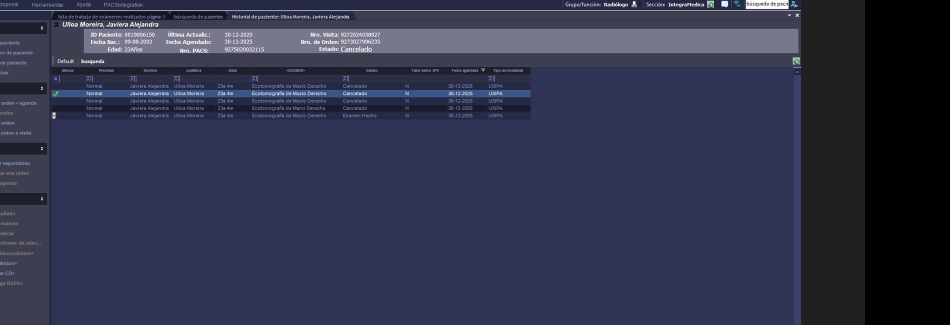
#> input picture rpa_framework/recordings/ocr/debug_capture_nemotron.png, 1900 x 650 px (shown at 1/2 size)
$ python -i preproceso_ocr.py   (imports and definitions only)
#> lines starting #> are read from the running program, lines starting #| are printed output that depends on the picture; after the words box and inside, x2 and y2 are one past the last pixel; in counts of white or black regions, pixels touching at a corner belong together
#!/usr/bin/env python
# -*- coding: utf-8 -*-
"""
═══════════════════════════════════════════════════════════════════════════════
                    MÓDULO DE PREPROCESAMIENTO OCR
═══════════════════════════════════════════════════════════════════════════════

Funciones reutilizables para mejorar la precisión de Tesseract OCR.

CONTENIDO:
----------
1. preprocess_high_fidelity()      - Preprocesamiento de alta fidelidad (3x upscaling)
2. preprocess_remove_blue_background() - Eliminación de fondos azules (Windows UI)
3. normalize_coordinates()         - Normalización de coordenadas post-upscaling
4. preprocess_adaptive()           - Selector automático de método

═══════════════════════════════════════════════════════════════════════════════
                              GUÍA DE USO
═══════════════════════════════════════════════════════════════════════════════

📌 CASO 1: Preprocesamiento de Alta Fidelidad (Recomendado)
------------------------------------------------------------
Ideal para: Texto claro sobre fondos oscuros/coloreados, headers Windows,
            texto pequeño que necesita mayor resolución.

Ejemplo básico:
```python
from PIL import Image
from rpa_framework.recordings.ocr.utilidades import preprocess_high_fidelity
import pytesseract

# 1. Cargar imagen
img = Image.open("captura_pantalla.png")

# 2. Preprocesar (upscaling 3x + binarización)
img_procesada, scale_factor = preprocess_high_fidelity(img)

# 3. Aplicar OCR
texto = pytesseract.image_to_string(img_procesada, lang='spa')
print(f"Texto detectado: {texto}")
```

Ejemplo con coordenadas:
```python
from pytesseract import Output
import pytesseract

# Preprocesar
img_procesada, scale = preprocess_high_fidelity(img, scale_factor=3)

# OCR con coordenadas
data = pytesseract.image_to_data(img_procesada, lang='spa', output_type=Output.DICT)

# Normalizar coordenadas a imagen original
for i in range(len(data['text'])):
    if data['text'][i].strip():
        coords = {
            'center': {
                'x': data['left'][i] + data['width'][i]/2,
                'y': data['top'][i] + data['height'][i]/2
            },
            'bounds': {
                'x_min': data['left'][i],
                'y_min': data['top'][i],
                'x_max': data['left'][i] + data['width'][i],
                'y_max': data['top'][i] + data['height'][i]
            }
        }

        # Normalizar a coordenadas originales
        coords_real = normalize_coordinates(coords, scale)
        print(f"'{data['text'][i]}' en ({coords_real['center']['x']}, {coords_real['center']['y']})")
```

📌 CASO 2: Eliminación de Fondos Azules
-----------------------------------------
Ideal para: Interfaces Windows con gradientes azules, barras de título,
            headers con fondos de color.

Ejemplo:
```python
from rpa_framework.recordings.ocr.utilidades import preprocess_remove_blue_background

# Cargar imagen con fondo azul
img = Image.open("header_windows.png")

# Eliminar fondo azul y binarizar
img_procesada = preprocess_remove_blue_background(img)

# OCR directo (sin normalización, no hay upscaling)
texto = pytesseract.image_to_string(img_procesada, lang='spa')
```

Personalizar detección de azules:
```python
# Ajustar rango de Hue para otros tonos de azul
img_procesada = preprocess_remove_blue_background(
    img,
    h_range=(90, 140),  # Rango más amplio
    s_threshold=30      # Saturación mínima más baja
)
```

📌 CASO 3: Uso Adaptativo (Automático)
----------------------------------------
Selecciona automáticamente el método según el modo especificado.

Ejemplo:
```python
from rpa_framework.recordings.ocr.utilidades import preprocess_adaptive

# Modo alta fidelidad
img_proc, scale = preprocess_adaptive(img, mode='high_fidelity', scale_factor=3)

# Modo eliminación de azules
img_proc, _ = preprocess_adaptive(img, mode='remove_blue', h_range=(95, 135))
```

📌 CASO 4: Integración con OCREngine
--------------------------------------
Cómo usar con el motor OCR del framework:

```python
from rpa_framework.ocr.engine import OCREngine
from rpa_framework.recordings.ocr.utilidades import preprocess_high_fidelity
from PIL import Image
import numpy as np

# Inicializar OCR
engine = OCREngine(
    engine='tesseract',
    language='spa',
    confidence_threshold=0.6
)

# Capturar y preprocesar
img = Image.open("screenshot.png")
img_procesada, scale = preprocess_high_fidelity(img)

# Convertir a numpy para OCREngine
img_np = np.array(img_procesada)

# Extraer texto
resultados = engine.extract_text_with_location(img_np)

# Normalizar coordenadas
for res in resultados:
    res_normalizado = normalize_coordinates(res, scale)
    print(f"{res['text']}: {res_normalizado['center']}")
```

📌 CASO 5: Uso desde línea de comandos
----------------------------------------
El módulo puede ejecutarse directamente:

```bash
# Alta fidelidad (default)
python preproceso_ocr.py captura.png

# Eliminación de azules
python preproceso_ocr.py captura.png remove_blue

# Salida: captura_processed_high_fidelity.png
```

═══════════════════════════════════════════════════════════════════════════════
                         PARÁMETROS TÉCNICOS
═══════════════════════════════════════════════════════════════════════════════

preprocess_high_fidelity():
  - scale_factor (int): Factor de upscaling, default=3. Mayor = mejor calidad pero más lento
  - threshold_floor (int): Umbral para limpiar fondos oscuros, default=100 (0-255)

preprocess_remove_blue_background():
  - h_range (tuple): Rango Hue para detectar azules, default=(95,135) en escala 0-179
  - s_threshold (int): Saturación mínima para considerar azul, default=40 (0-255)

normalize_coordinates():
  - coords (dict): Debe contener 'center', 'bounds', 'dimensions', o 'bbox'
  - scale_factor (float): Factor usado en preprocesamiento

═══════════════════════════════════════════════════════════════════════════════
"""

import cv2
import numpy as np
from PIL import Image
from typing import Tuple, Optional


def normalize_colored_backgrounds(img_rgb: np.ndarray) -> np.ndarray:
    """
    Detecta regiones con fondos de color (rojo, naranja, rosa, azul oscuro)
    y las normaliza para que el pipeline Otsu pueda binarizarlas correctamente:
      - Fondo coloreado  → blanco
      - Texto claro (blanco) sobre esos fondos → negro

    Colores cubiertos:
      • Rojo      H=  0-10  y H=160-179   (fila seleccionada principal)
      • Naranja   H= 10-25               (celda "Examen Hecho" / Estado)
      • Rosa/Magenta H=140-165           (filas de otro estado)
      • Azul oscuro H= 90-140, V bajo    (cabeceras de tabla)

    Sin este paso, los fondos coloreados convierten a gris ≈80-130 (por debajo
    del threshold_floor=100 o en zona ambigua de Otsu), aplastándose junto con
    el texto blanco y dejando la celda como bloque ilegible para Tesseract.
    """
    img_hsv = cv2.cvtColor(img_rgb, cv2.COLOR_RGB2HSV)
#> img_hsv: shape (650, 1900, 3); mean H, S, V 98.1, 83.3, 75.8
    h, s, v = cv2.split(img_hsv)
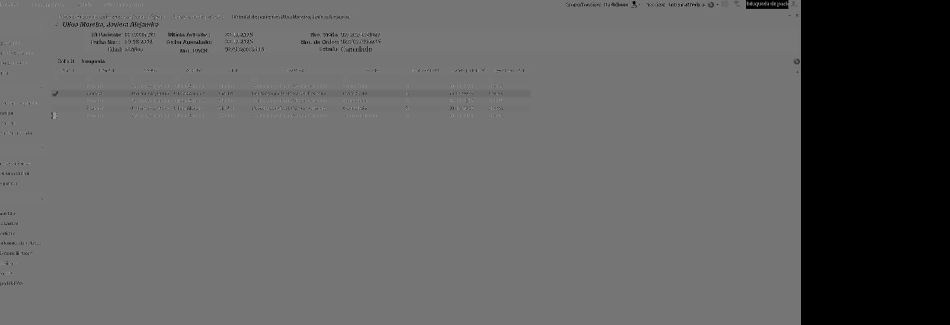
#> h: shape (650, 1900) (shown at 1/2 size); min 0, max 179, mean 98.1
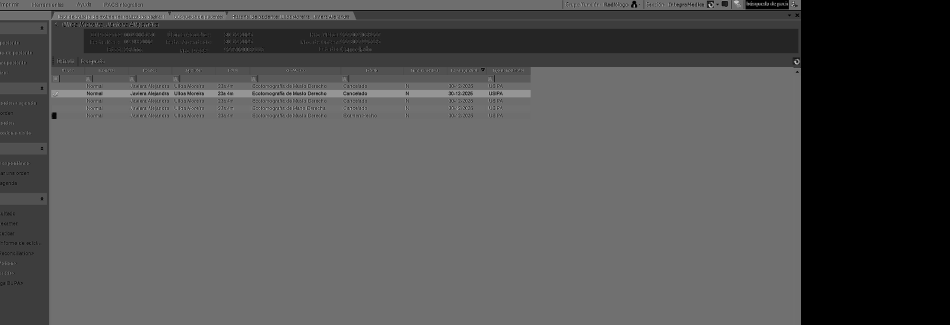
#> s: shape (650, 1900) (shown at 1/2 size); min 0, max 255, mean 83.3
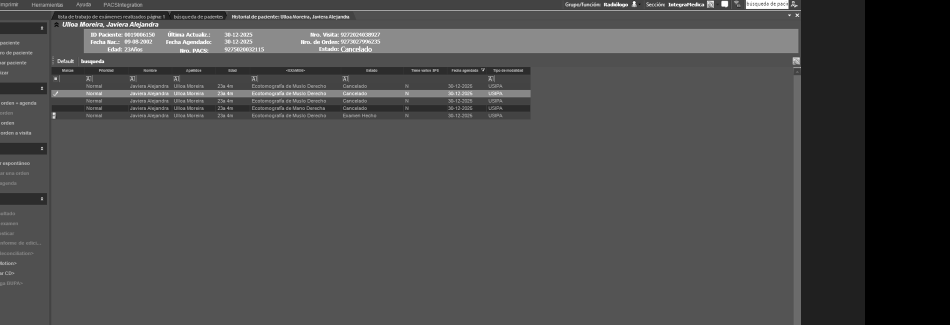
#> v: shape (650, 1900) (shown at 1/2 size); min 0, max 255, mean 75.8

    # ── Máscara ROJO (Hue 0-10 y 160-179) ───────────────────────────────────
    red_mask    = ((h < 10) | (h > 160)) & (s > 60) & (v > 60)
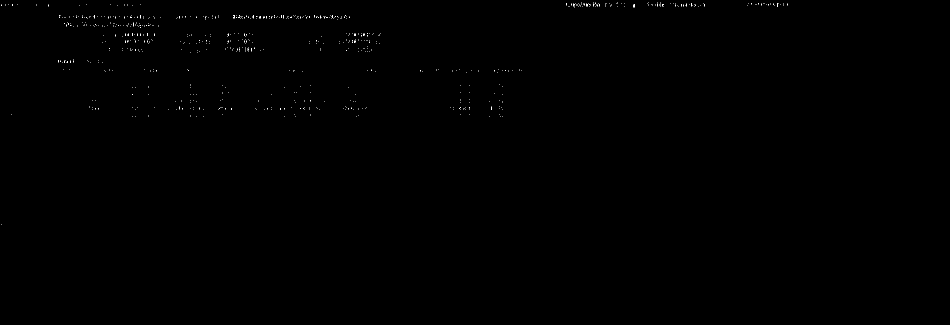
#> red_mask: shape (650, 1900) bool (shown at 1/2 size); 0.1% white in thin lines or dots, all inside (x1, y1, x2, y2) = (3, 5, 1576, 449)

    # ── Máscara NARANJA (Hue 10-25) — celda "Examen Hecho" ──────────────────
    orange_mask = ((h >= 10) & (h <= 25)) & (s > 80) & (v > 60)
#> orange_mask: shape (650, 1900) bool; 0.05% white in thin lines or dots, all inside (x1, y1, x2, y2) = (119, 3, 1575, 230)

    # ── Máscara ROSA / MAGENTA (Hue 140-165) ────────────────────────────────
    pink_mask   = ((h >= 140) & (h <= 165) & (s > 50))
#> pink_mask: shape (650, 1900) bool; 0.13% white in thin lines or dots, all inside (x1, y1, x2, y2) = (2, 3, 1575, 547)

    # ── Máscara AZUL OSCURO (Hue 90-140, S alta, V bajo-medio) ─────────────
    blue_mask   = ((h >= 90) & (h <= 140) & (s > 60) & (v < 160))
#> blue_mask: shape (650, 1900) bool; 76.3% white; 918 black regions (744 under 20 px), largest, box (x1, y1, x2, y2) and area: (0, 0, 1900, 650) 272201, (1491, 0, 1578, 19) 1591, (0, 41, 98, 650) 706

    colored_mask = red_mask | orange_mask | pink_mask | blue_mask
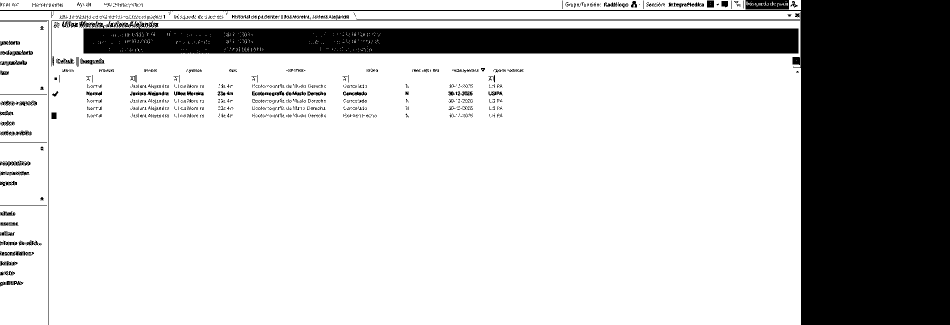
#> colored_mask: shape (650, 1900) bool (shown at 1/2 size); 76.5% white; 1187 black regions (1039 under 20 px), largest, box (x1, y1, x2, y2) and area: (0, 0, 1900, 650) 271280, (1491, 0, 1578, 19) 1463, (0, 41, 98, 650) 706

    if not np.any(colored_mask):
        return img_rgb  # Sin fondos coloreados: imagen sin cambios

    result = img_rgb.copy()

    # Usamos el canal MÍNIMO min(R,G,B) en vez del brillo V.
    # Un fondo saturado tiene al menos un canal bajo (rojo de fila "Examen Hecho"
    # ≈ RGB(211,72,79) → 72; azul oscuro ≈ RGB(30,32,55) → 30), mientras que el
    # texto blanco tiene los tres canales altos (→ ≈255). Así el fondo cae bajo el
    # threshold_floor=100 y el texto queda nítido, sea cual sea el color de la franja.
    # (El método anterior, V-60, dejaba el rojo en ≈150 y Otsu convertía la fila
    # roja completa en un bloque negro ilegible.)
    min_channel = np.min(img_rgb, axis=2)
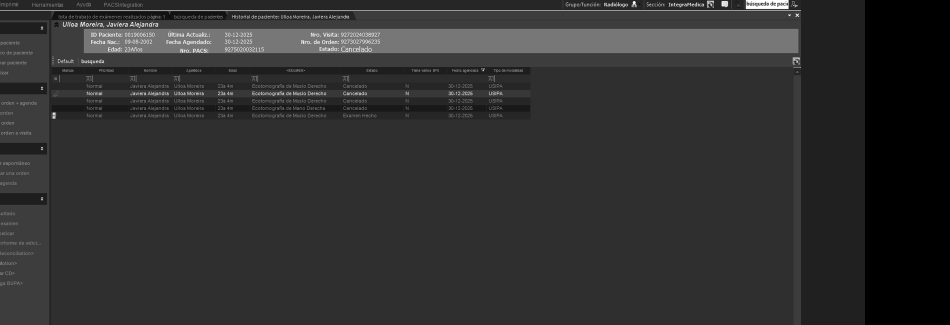
#> min_channel: shape (650, 1900) (shown at 1/2 size); min 0, max 255, mean 48.2
    min_3channel = cv2.merge([min_channel, min_channel, min_channel])
    result[colored_mask] = min_3channel[colored_mask]

    return result


def preprocess_high_fidelity(
    img: Image.Image,
    scale_factor: int = 3,
    threshold_floor: int = 100
) -> Tuple[Image.Image, float]:
    """
    Preprocesamiento de alta fidelidad para OCR.
    Optimizado para texto claro sobre fondos oscuros/coloreados.

    Args:
        img: Imagen PIL en formato RGB
        scale_factor: Factor de escalado (default: 3x)
        threshold_floor: Umbral para limpiar fondos oscuros (default: 100)

    Returns:
        Tupla (imagen_procesada, scale_factor)

    Proceso:
        1. Upscaling 3x con Lanczos4
        2. Conversión a escala de grises
        3. Threshold ToZero para eliminar fondos oscuros
        4. Binarización Otsu automática
        5. Inversión (texto negro sobre blanco)
    """
    # Convertir PIL (RGB) a Numpy (RGB)
    img_np = np.array(img)

    # 1. Normalizar fondos de color (rojo, rosa, azul) ANTES de escalar y pasar a grises.
    normalized = normalize_colored_backgrounds(img_np)

    # 2. Escalar (Lanczos4) - Mejora significativa en textos pequeños
    upscaled = cv2.resize(
        normalized,
        None,
        fx=scale_factor,
        fy=scale_factor,
        interpolation=cv2.INTER_LANCZOS4
    )

    # 3. Convertir a Grises
    gray = cv2.cvtColor(upscaled, cv2.COLOR_RGB2GRAY)

    # 3. Binarización por Umbral de Histograma (Truncated + Otsu)
    # El threshold_floor actúa como piso para limpiar fondos oscuros/medios
    _, thresh_base = cv2.threshold(gray, threshold_floor, 255, cv2.THRESH_TOZERO)

    # 4. Aplicar Otsu (determina automáticamente el mejor umbral)
    _, final_binary = cv2.threshold(
        thresh_base,
        0,
        255,
        cv2.THRESH_BINARY + cv2.THRESH_OTSU
    )
#> final_binary: shape (1950, 5700); 6.9% white; 1606 white regions (681 under 20 px), largest, box (x1, y1, x2, y2) and area: (503, 173, 4790, 319) 615871, (0, 60, 4806, 66) 25029, (4474, 0, 4732, 55) 12667

    # 5. Inversión final (Texto Negro sobre Fondo Blanco para Tesseract)
    final_bw = cv2.bitwise_not(final_binary)
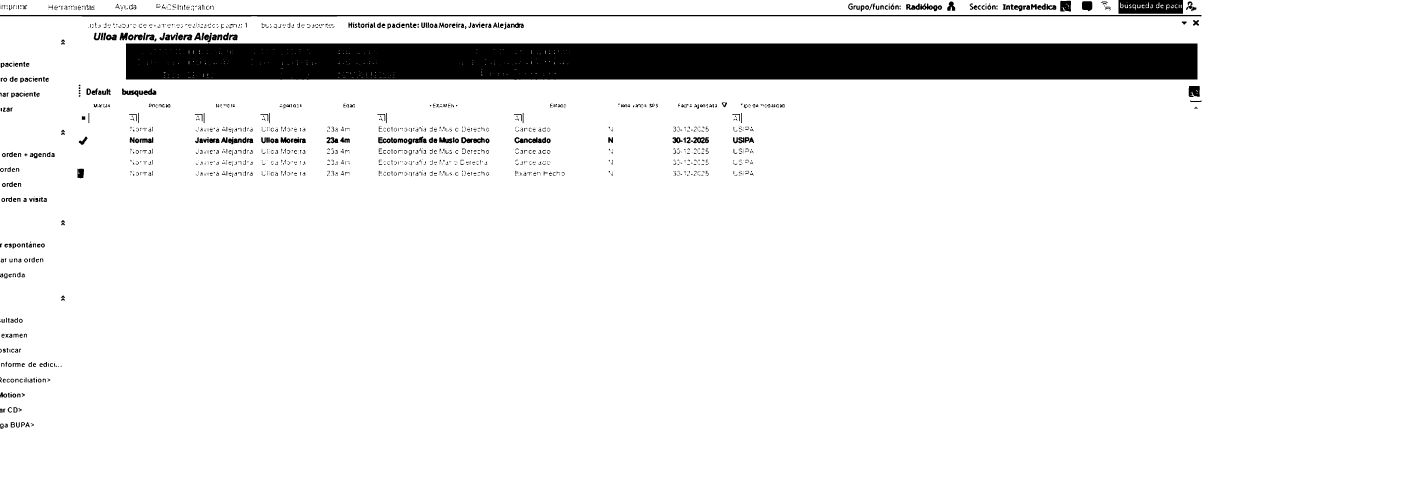
#> final_bw: shape (1950, 5700) (shown at 1/4 size); 93.1% white; 1606 black regions (681 under 20 px), largest, box (x1, y1, x2, y2) and area: (503, 173, 4790, 319) 615871, (0, 60, 4806, 66) 25029, (4474, 0, 4732, 55) 12667

    return Image.fromarray(final_bw), float(scale_factor)


# [110 lines left out: functions preprocess_remove_blue_background, normalize_coordinates, not called in this run]


def preprocess_adaptive(
    img: Image.Image,
    mode: str = 'high_fidelity',
    **kwargs
) -> Tuple[Image.Image, Optional[float]]:
    """
    Función adaptativa que selecciona el método de preprocesamiento.

    Args:
        img: Imagen PIL
        mode: 'high_fidelity' o 'remove_blue'
        **kwargs: Argumentos adicionales para el método seleccionado

    Returns:
        Tupla (imagen_procesada, scale_factor o None)
    """
    if mode == 'high_fidelity':
        return preprocess_high_fidelity(img, **kwargs)
    elif mode == 'remove_blue':
        return preprocess_remove_blue_background(img, **kwargs), None
    else:
        raise ValueError(f"Modo desconocido: {mode}. Use 'high_fidelity' o 'remove_blue'")


# Ejemplo de uso
# [25 lines not run here, left out]

>>> import cv2
>>> picture = cv2.cvtColor(cv2.imread('../debug_capture_nemotron.png'), cv2.COLOR_BGR2RGB)
>>> result = preprocess_adaptive(picture)
